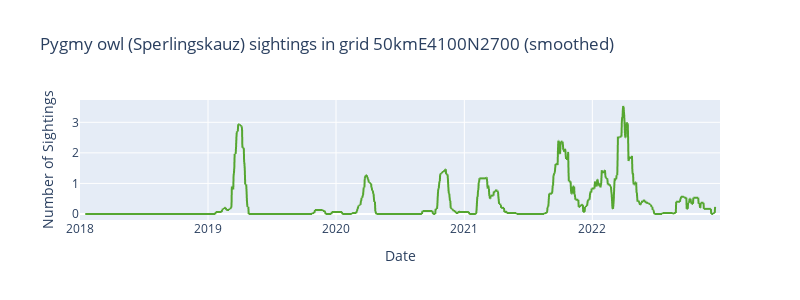

The code cell stored with this chart in its notebook:
### Markdown cell above
# 
<p style="background-color:#4A3228;color:white;font-size:240%;border-radius:10px 10px 10px 10px;"> &nbsp; 2️⃣ Preprocessing </p>
As can be seen above, the time series are highly noisy and exhibit rapid fluctuations. Therefore, as a preprocessing step, the curves are smoothed to make them more amendable for change point analysis.

Smoothing a volatile, unsmoothed time series as a preprocessing step for change point analysis offers several advantages. Firstly, it mitigates the noise and variability inherent in the raw data, thereby enhancing the identification of meaningful patterns and trends. Consequently, this contributes to a more precise detection of change points, as the smoothed data offers a clearer depiction of the underlying sighting patterns.

To achieve this, we apply a 30-day rolling window to calculate the mean of the time series data, effectively smoothing out short-term fluctuations and variability in the dataset. The smoothed curves are visualized below and can be compared to the raw time series above.

### Code cell
smoothed_pygmy_owl = pygmy_owl.copy()
smoothed_pygmy_owl['n_sightings'] = pygmy_owl['n_sightings'].rolling(window=30, center=True).mean()
plot_time_series(data=smoothed_pygmy_owl, title='Pygmy owl (Sperlingskauz) sightings in grid 50kmE4100N2700 (smoothed)')

### Figure 1 — Plotly figure (JSON) as saved in the notebook; plotly's stock layout.template omitted (floating-point values rounded to 4 significant figures; data arrays with more than 128 entries replaced by an {"elided": "..."} marker saying what was removed)
{"data": [{"hovertemplate": "date=%{x}<br>n_sightings=%{y}<extra></extra>", "legendgroup": "", "line": {"color": "#55a630", "dash": "solid"}, "marker": {"symbol": "circle"}, "mode": "lines", "name": "", "showlegend": false, "type": "scattergl", "x": {"elided": "1826 str values"}, "xaxis": "x", "y": {"elided": "1826 float values"}, "yaxis": "y"}], "layout": {"height": 300, "legend": {"tracegroupgap": 0}, "title": {"text": "Pygmy owl (Sperlingskauz) sightings in grid 50kmE4100N2700 (smoothed)"}, "width": 800, "xaxis": {"anchor": "y", "domain": [0, 1], "title": {"text": "Date"}}, "yaxis": {"anchor": "x", "domain": [0, 1], "title": {"text": "Number of Sightings"}}}}
